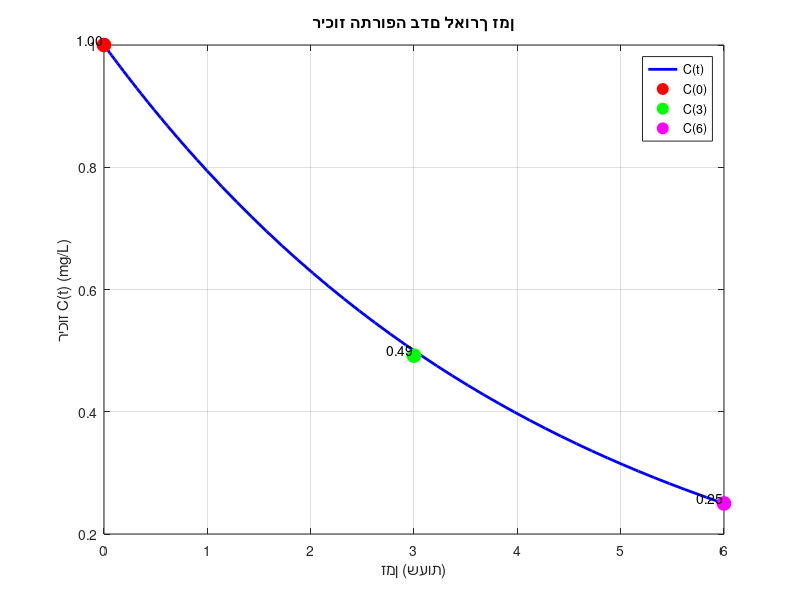

The MATLAB source for this figure:
function Q8()
    
    tspan = [0 6]; % זמן בטווח 0 עד 6 שעות
    C0 = 1; % ריכוז התחלתי mg/L
    k = log(2) / 3; % קבוע הפירוק של התרופה (לפי זמן מחצית חיים של 3 שעות)
    
    [t, C] = ode45(@(t, C) -k * C, tspan, C0); % פתרון המשוואה הדיפרנציאלית
    
    % שרטוט גרף ריכוז התרופה לאורך זמן
    figure;
    plot(t, C, 'b-', 'LineWidth', 2);
    hold on;
    
    % סימון נקודות ספציפיות על הגרף
    C3 = C(find(t >= 3, 1)); % ריכוז התרופה אחרי 3 שעות
    C6 = C(find(t >= 6, 1)); % ריכוז התרופה אחרי 6 שעות
    plot(0, C0, 'ro', 'MarkerSize', 10, 'MarkerFaceColor', 'r'); % ריכוז התחלתי
    plot(3, C3, 'go', 'MarkerSize', 10, 'MarkerFaceColor', 'g'); % ריכוז אחרי 3 שעות
    plot(6, C6, 'mo', 'MarkerSize', 10, 'MarkerFaceColor', 'm'); % ריכוז אחרי 6 שעות
    
    % כותרות וצירים
    xlabel('זמן (שעות)');
    ylabel('ריכוז C(t) (mg/L)');
    title('ריכוז התרופה בדם לאורך זמן');
    legend('C(t)', 'C(0)', 'C(3)', 'C(6)');
    grid on;
    
    % הצגת הערכים על הגרף
    text(0, C0, sprintf('%.2f', C0), 'VerticalAlignment', 'bottom', 'HorizontalAlignment', 'right');
    text(3, C3, sprintf('%.2f', C3), 'VerticalAlignment', 'bottom', 'HorizontalAlignment', 'right');
    text(6, C6, sprintf('%.2f', C6), 'VerticalAlignment', 'bottom', 'HorizontalAlignment', 'right');
end